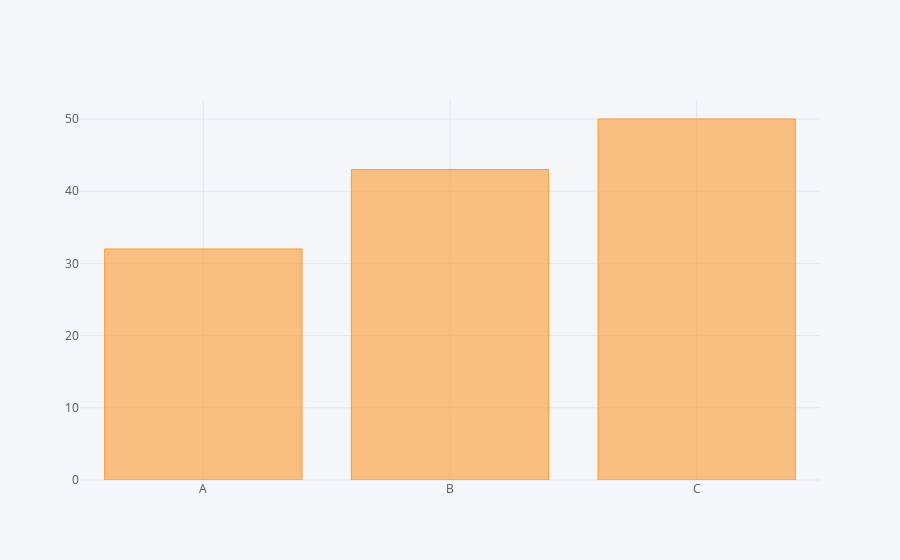

The notebook cell this image was saved under:
### Code cell
# Bar plots 

df2.iplot(kind='bar',x='Category',y='Values')

### Figure 1 — Plotly figure (JSON) as saved in the notebook; plotly's stock layout.template omitted (floating-point values rounded to 4 significant figures)
{"data": [{"marker": {"color": "rgba(255, 153, 51, 0.6)", "line": {"color": "rgba(255, 153, 51, 1.0)", "width": 1}}, "name": "Values", "orientation": "v", "text": "", "type": "bar", "uid": "40d7fb83-76ec-4e17-b861-0398d4d64c6d", "x": ["A", "B", "C"], "y": [32, 43, 50]}], "layout": {"legend": {"bgcolor": "#F5F6F9", "font": {"color": "#4D5663"}}, "paper_bgcolor": "#F5F6F9", "plot_bgcolor": "#F5F6F9", "title": {"font": {"color": "#4D5663"}}, "xaxis": {"gridcolor": "#E1E5ED", "showgrid": true, "tickfont": {"color": "#4D5663"}, "title": {"font": {"color": "#4D5663"}, "text": ""}, "zerolinecolor": "#E1E5ED"}, "yaxis": {"gridcolor": "#E1E5ED", "showgrid": true, "tickfont": {"color": "#4D5663"}, "title": {"font": {"color": "#4D5663"}, "text": ""}, "zerolinecolor": "#E1E5ED"}}}
